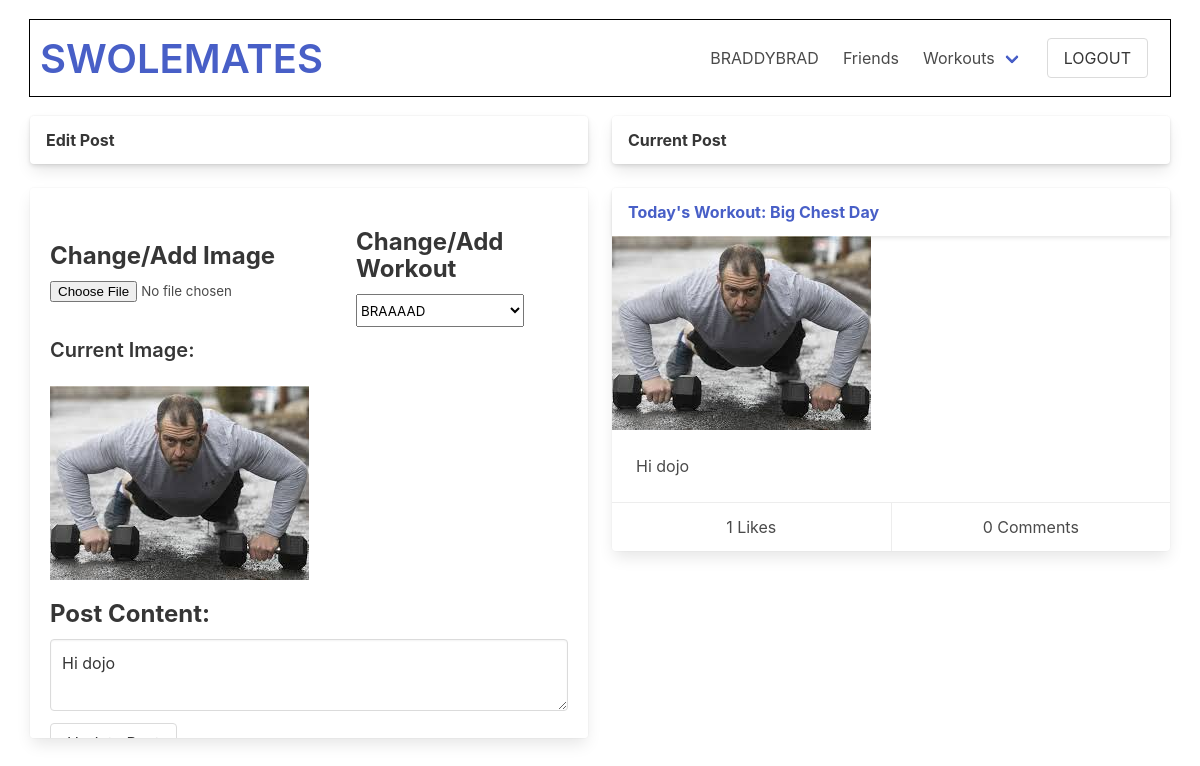
Screenshot of /swolemates/post/51/edit (signed in) with the database file from the repository.
### swolemates_app/models.py (models this page shows, shortened)
class User(models.Model):
    first_name = models.CharField(max_length = 50)
    last_name = models.CharField(max_length = 50)
    username = models.CharField(max_length=45, unique=True)
    email = models.EmailField(unique=True)
    password = models.CharField(max_length = 60)
    profile_photo = models.ImageField(default='default.png', upload_to = "images/")
    bio = models.TextField(blank=True, null=True)
    fav_exercises = models.TextField(blank=True, null=True)
    objects = UserManager()
    friends = models.ManyToManyField('self', blank=True)
    created_at = models.DateTimeField(auto_now_add=True)
    updated_at = models.DateTimeField(auto_now=True)

class Post(models.Model):
    content = models.TextField()
    image = models.ImageField(null=True, blank=True, upload_to = "images/")
    posted_by = models.ForeignKey(User, related_name="posts", on_delete=models.CASCADE)
    liked_by = models.ManyToManyField(User, related_name="liked_posts", blank=True)
    workout = models.ForeignKey(Workout, null=True, blank=True, related_name="posts", on_delete=models.SET_NULL)
    objects = PostCommentManager()
    created_at = models.DateTimeField(auto_now_add=True)
    updated_at = models.DateTimeField(auto_now=True)

class Workout(models.Model):
    name = models.CharField(max_length=50)
    created_by = models.ForeignKey(User, related_name="workouts", on_delete=models.CASCADE)
    liked_by = models.ManyToManyField(User, related_name="liked_workouts", blank=True)
    objects = WorkoutManager()
    created_at = models.DateTimeField(auto_now_add=True)
    updated_at = models.DateTimeField(auto_now=True)

### swolemates_app/views.py (the view)
# urls.py: path('swolemates/post/<int:post_id>/edit', views.edit_post),
def edit_post(request,post_id):
    context = {
        "post": Post.objects.get(id=post_id),
        "user": User.objects.get(id=request.session["user_id"])
    }
    return render(request,"post_edit.html", context)

### swolemates_app/templates/post_edit.html (shortened to what this page needs)
<!DOCTYPE html>
<html lang="en">
<head>
    <link rel="stylesheet" href="https://cdn.jsdelivr.net/npm/bulma@0.9.3/css/bulma.min.css">
    {% load static %}
    <link rel="stylesheet" href="{% static 'css/profile_edit.css' %}">
</head>
<body>
    <div id="wrapper">
        <nav class="navbar">
            <div class="navbar-brand">
                    <p class="title is-2 is-align-self-center" id="wtf"><a href="/swolemates">SWOLEMATES</a></p>
            </div>
            <div class="navbar-menu navbar-end">
                <a href="/swolemates/user/{{user.username}}" class="navbar-item">
                    {{user.username}}
                </a>
                <a href="/swolemates/user/{{user.username}}/friends" class="navbar-item">
                    Friends
                </a>
                <div class="navbar-item has-dropdown is-hoverable">
                    <a href="/swolemates/user/{{user.username}}/workouts" class="navbar-link">
                        Workouts
                    </a>
                </div>
                <div class="navbar-item">
                    <form action="/logout" method="POST">
                        <input type="submit" value="LOGOUT" class="button" id="logout">
                    </form>
                </div>
            </div>
        </nav>
        <div class="tile is-ancestor">
            <div class="tile is-parent is-6 is-vertical">
                <div class="tile is-child is-12">
                    <div class="card">
                        <header class="card-header">
                            <p class="card-header-title">Edit Post</p>
                        </header>
                        </div>
                </div>
                <div class="tile is-child is-12">
                    <div class="card" id="edit-post-form">
                        <form action="update" method="POST" enctype="multipart/form-data">
                            <div class="field is-grouped is-justify-content-space-around is-align-items-center" id="edit-post-group">
                                <div class="field">
                                    <label for="image" class="label title is-4">Change/Add Image</label>
                                    <input type="file" name="image" class="file">
                                </div>
                                <div class="field is-justify-content-center">
                                    <label for="workout" class="label title is-4">Change/Add Workout</label>
                                    <select name="workout" class="select">
                                        {% for workout in user.workouts.all %}
                                            {% if workout == post.workout %}
                                                <option value="{{workout.id}}" selected>{{workout.name}}</option>
                                            {% else %}
                                                <option value="{{workout.id}}">{{workout.name}}</option>
                                            {% endif %}
                                        {% endfor %}
                                    </select>
                                </div>
                            </div>
                            {% if post.image %}
                            <p class="title is-5">Current Image:</p>
                            <img src="/media/{{post.image}}" alt="Current Image" class="image is-4x3">
                            {% endif %}
                            <div class="field"  id="edit-post-group">
                                <label for="content" class="label title is-4">Post Content:</label>
                                <textarea name="content" id="" class="textarea" rows="2">{{post.content}}</textarea>
                            </div>
                            <input type="submit" value="Update Post" class="button">
                        </form>
                    </div>
                </div>
            </div>
            <div class="tile is-parent is-vertical">
                <div class="tile is-child is-12">
                    <div class="card">
                        <header class="card-header">
                            <p class="card-header-title">Current Post</p>
                        </header>
                        </div>
                </div>
                <div class="tile is-child is-12">
                    <div class="card">
                        {% if post.workout %}
                            <header class="card-header">
                                <p class="card-header-title">
                                    <a href="/swolemates/workout/{{post.workout.id}}">Today's Workout: {{post.workout.name}}</a>
                                </p>
                            </header>
                        {% endif %}
                        {% if post.image %}
                        <div class="card-image">
                        <img src="/media/{{post.image}}" alt="Image" class="image is-4x3">
                        </div>
                        {% endif %}
                        <div class="card-content">
                            <p>{{post.content}}</p>
                        </div>
                        <footer class="card-footer">
                            <p class="card-footer-item">{{post.liked_by.all|length}} Likes</p>
                            <p class="card-footer-item">{{post.comments.all|length}} Comments</p>
                        </footer>
                    </div>
                </div>
            </div>
        </div>
    </div>
</body>
</html>

### swolemates_app/static/css/profile_edit.css (style rules this page uses)
* { margin: 0px; padding: 0px; }
#wrapper { width: 95%; margin: auto; }
.is-ancestor { margin: auto; }
#wtf { margin-bottom: 0px; padding-bottom: 0px; }
nav { margin: 20px auto; padding: 10px; outline: 1px solid black; }
#edit-post-group { margin-top: 20px; }
.is-grouped input { margin-right: 20px; }
#edit-post-form { max-height: 550px; overflow: scroll; padding: 20px; }

### rows the page displays
User: username "BRADDYBRAD"
Post: image (picture), content "Hi dojo", workout.name "Big Chest Day", liked_by.all|length "1", comments.all|length "0"

### other values shown
form field workout "BRAAAAD"
